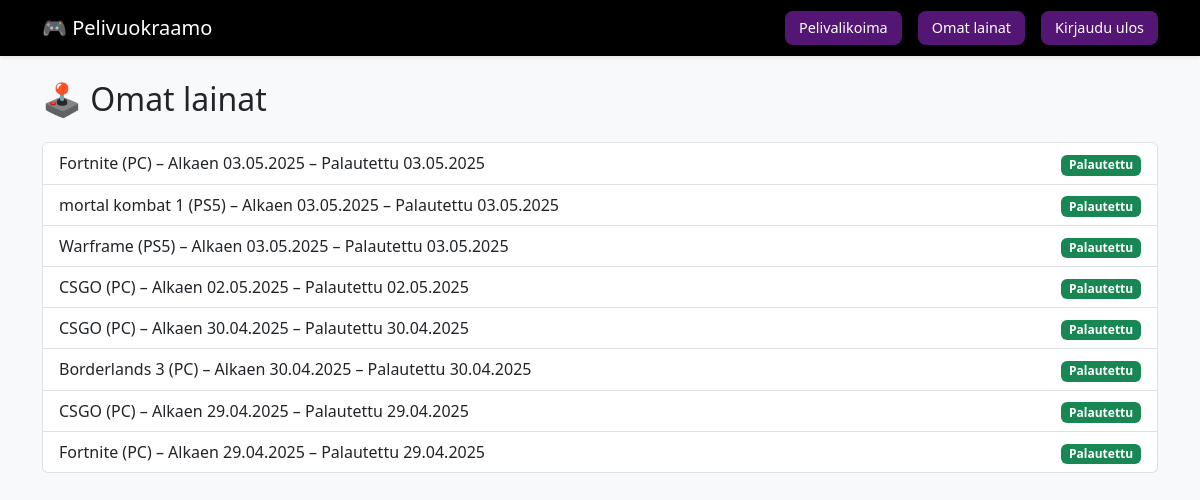
Page /loans/ (signed in) on the earlier database version.
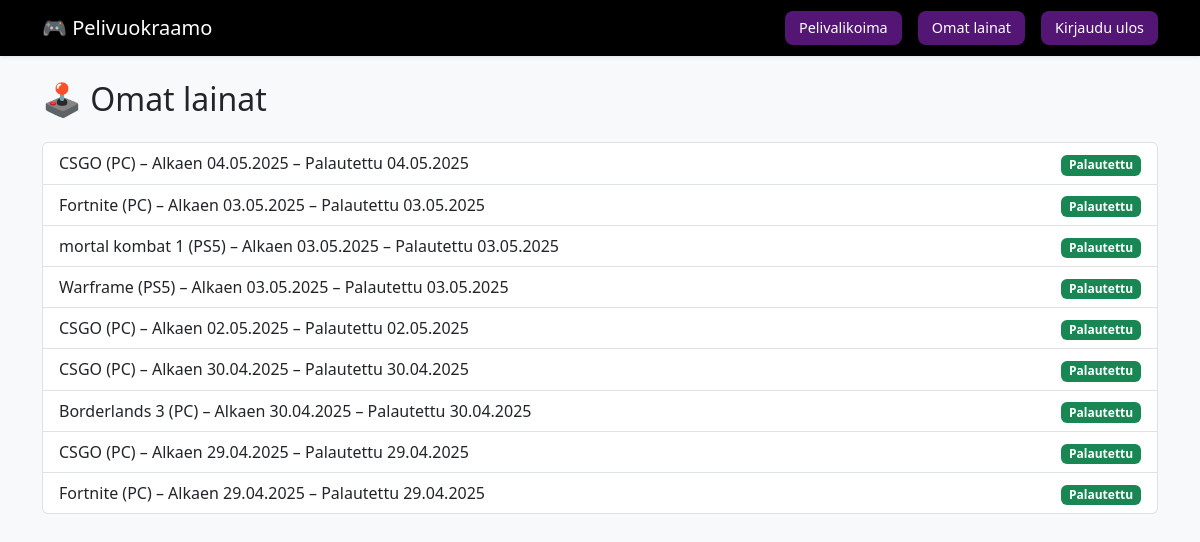
Same page on the later database version.
### vuokraus/models.py (models this page shows, shortened)
class Loan(models.Model):
    user = models.ForeignKey(User, on_delete=models.RESTRICT, verbose_name="Käyttäjä")
    game = models.ForeignKey(Game, on_delete=models.RESTRICT, verbose_name="Peli")
    loan_date = models.DateTimeField(auto_now_add=True, verbose_name="Lainauspäivä")
    due_date = models.DateTimeField(verbose_name="Eräpäivä")
    returned_at = models.DateTimeField(null=True, blank=True, verbose_name="Palautuspäivä")
    class Meta:
        verbose_name="Laina"
        verbose_name_plural = "Lainat"
        indexes = [
            models.Index(fields=["user"]),
            models.Index(fields=["game"]),
            models.Index(fields=["returned_at"]),
        ]
        constraints = [
            models.UniqueConstraint(
                fields=["user", "game"],
                condition=models.Q(returned_at__isnull=True),
                name="unique_active_loan"
            )
        ]

class Game(models.Model):
    title = models.CharField(max_length=200, verbose_name="Pelin nimi")
    platform = models.ForeignKey(Platform, on_delete=models.RESTRICT, verbose_name="Alusta")
    genre = models.ManyToManyField(Genre,verbose_name="Genre")
    age_rating = models.PositiveSmallIntegerField(verbose_name="Ikäraja")
    cover_image = models.ImageField(upload_to=cover_upload_path, null=True, blank=True, verbose_name="kansikuva")
    description = models.TextField(verbose_name="Kuvaus")
    class Meta:
        verbose_name = "Peli"
        verbose_name_plural = "Pelit"
        indexes = [
            models.Index(fields=["title"]),
            models.Index(fields=["platform"]),
        ]

class Platform(models.Model):
    name = models.CharField(max_length=50, unique=True)
    class Meta:
        verbose_name = "Alusta"
        verbose_name_plural = "Alustat"
        indexes = [models.Index(fields=["name"])]

### vuokraus/views.py (the view)
# urls.py: path('loans/', LoanHistoryView.as_view(), name="loan_history"),
class LoanHistoryView(LoginRequiredMixin, ListView):
    model = Loan
    template_name = "vuokraus/loan_history.html"
    context_object_name = "loans"
    def get_queryset(self):
        return Loan.objects.filter(user=self.request.user).order_by("-loan_date")

### vuokraus/templates/vuokraus/loan_history.html
{% extends 'base.html' %}
{% block content %}
<h2 class="mb-4">🕹️ Omat lainat</h2>
<ul class="list-group">
    {% for loan in loans %}
    <li class="list-group-item d-flex justify-content-between align-items-center">
        <div>
            {{ loan.game.title }} ({{ loan.game.platform.name }}) –
            Alkaen {{ loan.loan_date|date:"d.m.Y" }}
            {% if loan.returned_at %}
                – Palautettu {{ loan.returned_at|date:"d.m.Y" }}
            {% else %}
                – Palautettava viimeistään {{ loan.due_date|date:"d.m.Y" }}
            {% endif %}
        </div>
        <div>
            {% if loan.returned_at %}
                <span class="badge bg-success">Palautettu</span>
            {% else %}
                <a href="{% url 'return_game' loan.pk %}" class="btn btn-sm btn-danger">Palauta</a>
            {% endif %}
        </div>
    </li>
    {% endfor %}
</ul>
{% endblock %}

### templates/base.html (shortened to what this page needs)
<!DOCTYPE html>
<html lang="fi">
<head>
    <link href="https://cdn.jsdelivr.net/npm/bootstrap@5.3.2/dist/css/bootstrap.min.css" rel="stylesheet">
    {% load static %}
    <link href="{% static 'css/style.css' %}" rel="stylesheet">
</head>
<body class="bg-light">
    <nav class="navbar navbar-expand-lg navbar-dark bg-dark shadow-sm">
    <div class="container">
                        <span class="navbar-brand">🎮 Pelivuokraamo</span>
            <div class="collapse navbar-collapse" id="navbarNav">
   		     <ul class="navbar-nav ms-auto">
        		<li class="nav-item me-2">
           			 <a class="btn btn-custom" href="{% url 'game_list' %}">Pelivalikoima</a>
       			 </li>
                {% if user.is_authenticated %}
           		 <li class="nav-item me-2">
               			 <a class="btn btn-custom" href="{% url 'loan_history' %}">Omat lainat</a>
           		 </li>
            <li class="nav-item">
               	<form method="post" action="{% url 'logout' %}" class="d-inline">
                    <button class="btn btn-custom" type="submit">Kirjaudu ulos</button>
                </form>
            </li>
            {% endif %}
        </ul>
    </div>
</div>
    </nav>
    <main class="container py-4">
        {% block content %}{% endblock %}
    </main>
</body>
</html>

### static/css/style.css (style rules this page uses)
body { font-family: 'Segoe UI', Tahoma, Geneva, Verdana, sans-serif; background-color: #f5f6fa; margin: 0; padding: 0; }
.navbar-dark { background-color: black !important; }
.navbar .btn-custom { background-color: #531674; color: #fff; border: none; padding: 6px 14px; font-size: 0.9rem; border-radius: 8px; transition: background-color 0.3s ease, transform 0.2s ease; box-shadow: 0 2px 4px rgba(0, 0, 0, 0.2); margin-left: 0.5rem; }

Differences in the rows shown:
added Loan: game "CSGO", game.platform.name "PC", loan_date "04.05.2025", returned_at "04.05.2025", shows "Palautettu"
